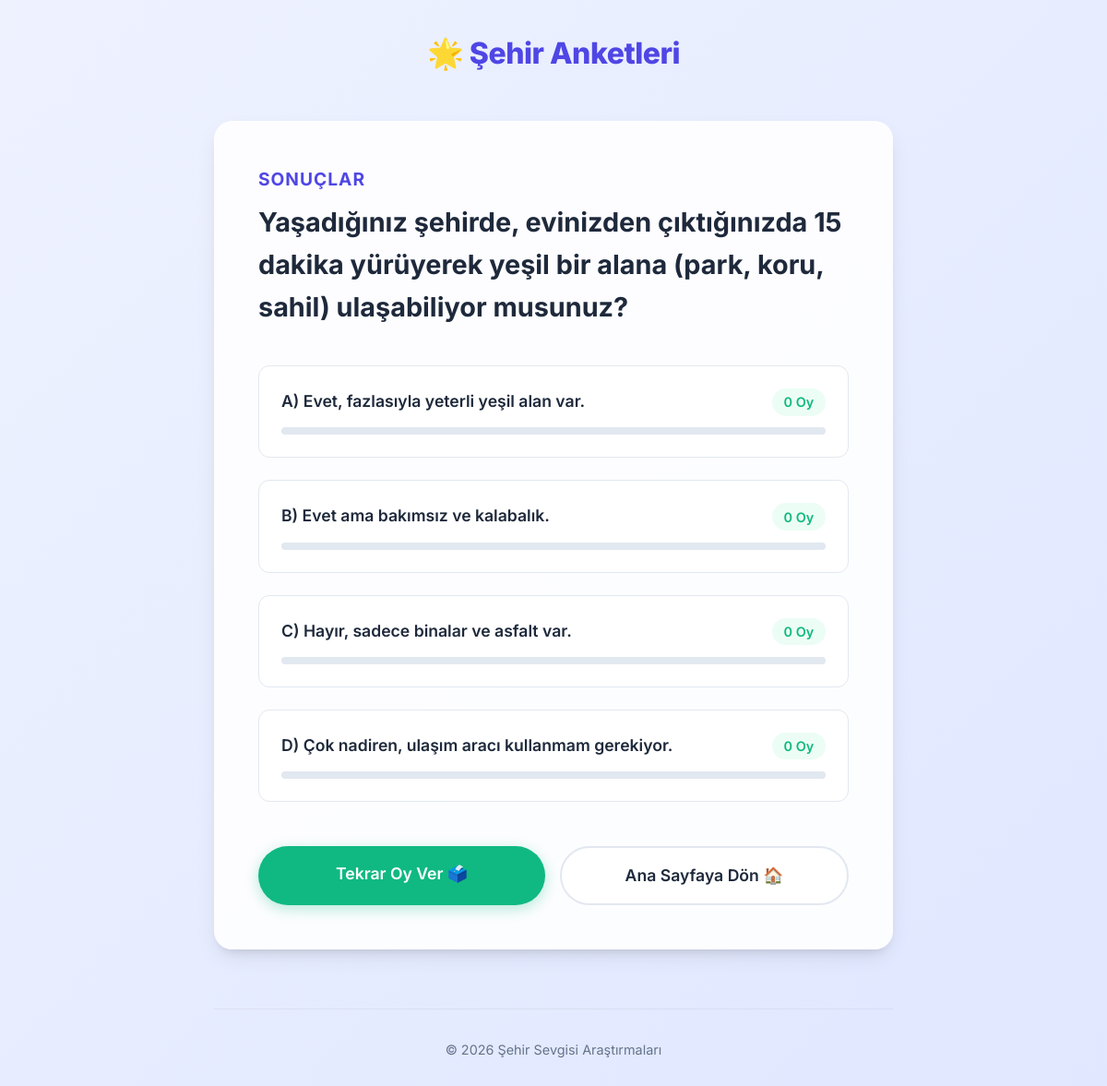
Page /polls/6/results/ on the committed database.
### polls/models.py (models this page shows, shortened)
class Question(models.Model):
    question_text = models.CharField(max_length=200, verbose_name="Anket Sorusu")
    pub_date = models.DateTimeField(verbose_name="Yayınlanma Tarihi")

class Choice(models.Model):
    question = models.ForeignKey(Question, on_delete=models.CASCADE)
    choice_text = models.CharField(max_length=200, verbose_name="Seçenek Metni")
    votes = models.IntegerField(default=0, verbose_name="Oy Sayısı")

### polls/views.py (the view)
# urls.py: path("<int:pk>/results/", views.ResultsView.as_view(), name="results"),
class ResultsView(generic.DetailView):
    model = Question
    template_name = "polls/results.html"

### polls/templates/polls/results.html (shortened to what this page needs)
{% extends "polls/base.html" %}
{% block content %}
<div class="poll-results-container">
    <div class="results-card">
        <h1 class="results-title">Sonuçlar</h1>
        <h2 class="question-text">{{ question.question_text }}</h2>
        <div class="results-list">
            {% for choice in question.choice_set.all %}
            <div class="result-item">
                <div class="result-info">
                    <span class="choice-text">{{ choice.choice_text }}</span>
                    <span class="vote-count">{{ choice.votes }} Oy</span>
                </div>
                <div class="progress-bar-container">
                </div>
            </div>
            {% empty %}
            <p>Henüz bu anket için seçenek veya oy bulunmuyor.</p>
            {% endfor %}
        </div>
        <div class="action-buttons">
            <a href="{% url 'polls:detail' question.id %}" class="btn-secondary">
                Tekrar Oy Ver 🗳️
            </a>
            <a href="{% url 'polls:index' %}" class="btn-tertiary">
                Ana Sayfaya Dön 🏠
            </a>
        </div>
    </div>
</div>
{% endblock content %}

### polls/static/polls/style.css (style rules this page uses)
:root { --primary-color: #4F46E5; --primary-hover: #4338CA; --secondary-color: #10B981; --secondary-hover: #059669; --background-gradient-start: #EEF2FF; --background-gradient-end: #E0E7FF; --text-main: #1E293B; --text-muted: #64748B; --card-bg: rgba(255, 255, 255, 0.9); --card-shadow: 0 10px 25px -5px rgba(0, 0, 0, 0.1), 0 8px 10px -6px rgba(0, 0, 0, 0.1); --font-family: 'Inter', sans-serif; --radius-md: 12px; --radius-lg: 20px; --radius-full: 9999px; --transition-speed: 0.3s; }
* { box-sizing: border-box; margin: 0; padding: 0; }
body { font-family: var(--font-family); background: linear-gradient(135deg, var(--background-gradient-start) 0%, var(--background-gradient-end) 100%); color: var(--text-main); line-height: 1.6; min-height: 100vh; display: flex; flex-direction: column; }
h1, h2, h3 { color: var(--text-main); font-weight: 700; }
.btn-primary, .btn-secondary, .btn-tertiary { display: inline-block; padding: 1rem 2rem; border: none; border-radius: var(--radius-full); font-size: 1.1rem; font-weight: 600; cursor: pointer; text-align: center; text-decoration: none; transition: all 0.2s ease; width: 100%; }
.btn-secondary { background: var(--secondary-color); color: white; box-shadow: 0 4px 15px rgba(16, 185, 129, 0.3); }
.btn-tertiary { background: white; color: var(--text-main); border: 2px solid #E2E8F0; }
.results-card { background: var(--card-bg); border-radius: var(--radius-lg); padding: 3rem; box-shadow: var(--card-shadow); }
.results-title { color: var(--primary-color); margin-bottom: 0.5rem; font-size: 1.2rem; text-transform: uppercase; letter-spacing: 1px; }
.question-text { font-size: 1.8rem; margin-bottom: 2.5rem; }
.results-list { display: flex; flex-direction: column; gap: 1.5rem; margin-bottom: 3rem; }
.result-item { background: white; padding: 1.5rem; border-radius: var(--radius-md); border: 1px solid #E2E8F0; }
.result-info { display: flex; justify-content: space-between; margin-bottom: 0.8rem; font-weight: 600; font-size: 1.1rem; }
.vote-count { color: var(--secondary-color); background: #ECFDF5; padding: 0.2rem 0.8rem; border-radius: var(--radius-full); font-size: 0.9rem; }
.progress-bar-container { height: 8px; background: #E2E8F0; border-radius: var(--radius-full); overflow: hidden; }
.action-buttons { display: flex; gap: 1rem; flex-direction: column; }
@media (min-width: 600px) { .action-buttons { flex-direction: row; } }

### rows in the picture
Question: question_text "Yaşadığınız şehirde, evinizden çıktığınızda 15 dakika yürüyerek yeşil bir alana (park, koru, sahil) ulaşabiliyor musunuz?"
Choice: choice_text "A) Evet, fazlasıyla yeterli yeşil alan var.", votes "0"
Choice: choice_text "B) Evet ama bakımsız ve kalabalık.", votes "0"
Choice: choice_text "C) Hayır, sadece binalar ve asfalt var.", votes "0"
Choice: choice_text "D) Çok nadiren, ulaşım aracı kullanmam gerekiyor.", votes "0"
